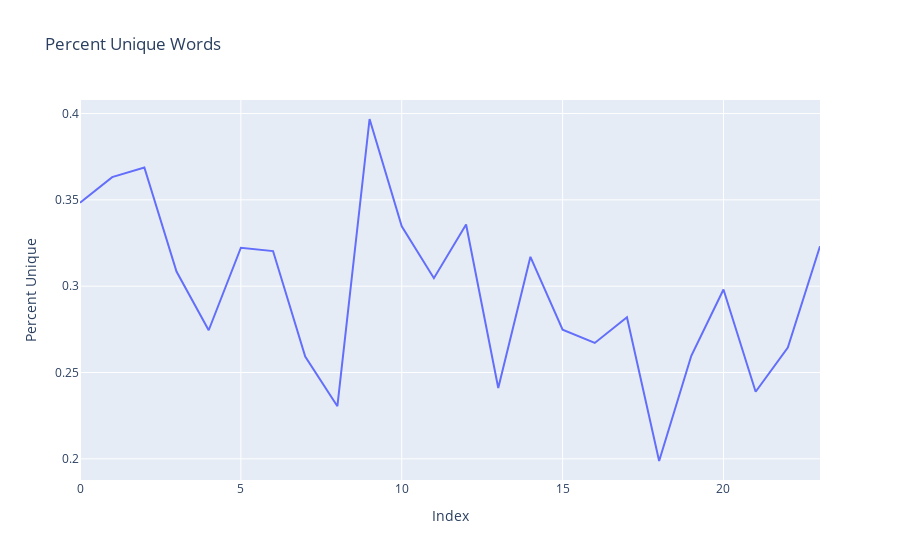

Write notebook code for a chart like this one.
### Code cell
fig = px.line(df2, x="Index", y="Percent Unique", title='Percent Unique Words')
fig.show()

### Figure 1 — Plotly figure (JSON) as saved in the notebook; plotly's stock layout.template omitted (floating-point values rounded to 4 significant figures)
{"data": [{"hovertemplate": "Index=%{x}<br>Percent Unique=%{y}<extra></extra>", "legendgroup": "", "line": {"color": "#636efa", "dash": "solid"}, "marker": {"symbol": "circle"}, "mode": "lines", "name": "", "orientation": "v", "showlegend": false, "type": "scatter", "x": [0, 1, 2, 3, 4, 5, 6, 7, 8, 9, 10, 11, 12, 13, 14, 15, 16, 17, 18, 19, 20, 21, 22, 23], "xaxis": "x", "y": [0.3483, 0.3632, 0.3687, 0.3085, 0.2745, 0.3223, 0.3203, 0.2592, 0.2305, 0.3968, 0.3347, 0.3046, 0.3357, 0.241, 0.317, 0.2748, 0.2671, 0.282, 0.1987, 0.2597, 0.2981, 0.2388, 0.2644, 0.3231], "yaxis": "y"}], "layout": {"legend": {"tracegroupgap": 0}, "title": {"text": "Percent Unique Words"}, "xaxis": {"anchor": "y", "domain": [0, 1], "title": {"text": "Index"}}, "yaxis": {"anchor": "x", "domain": [0, 1], "title": {"text": "Percent Unique"}}}}
